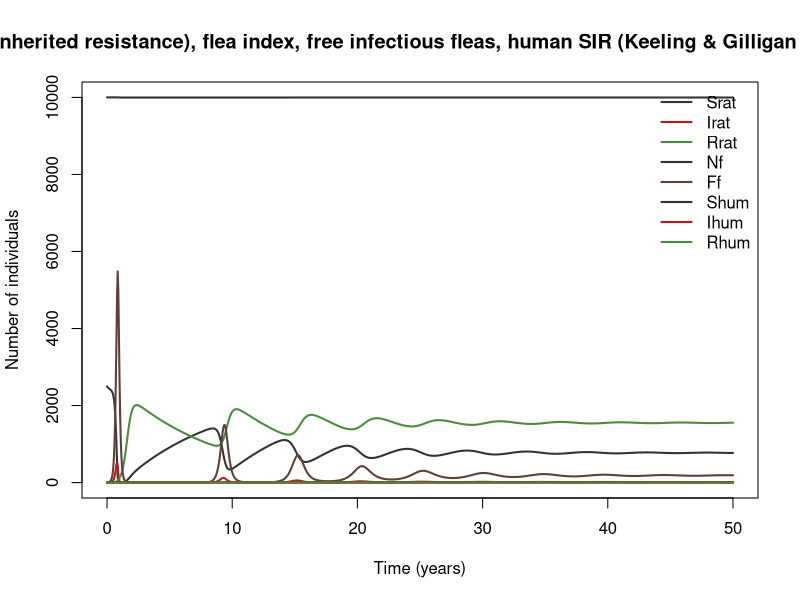

The R source for this figure:
## Bubonic plague: rats (SIR with inherited resistance), flea index, free infectious fleas, human SIR (Keeling & Gilligan 2000) [STRUCTURE-FROM-RECALL]
## Bubonic plague (Yersinia pestis), Rattus rattus – Xenopsylla cheopis – humans; historical Europe.
## Parameter values: 0 of 15 checked against the source; the rest are recalled or illustrative.
## Reference: Keeling MJ, Gilligan CA (2000). Metapopulation dynamics of bubonic plague. Nature 407:903–906. https://doi.org/10.1038/35038073 ; and Keeling MJ, Gilligan CA (2000) Bubonic plague: a metapopulation model of a zoonosis. Proc R Soc B 267:2219–2230,…
## Source: https://doi.org/10.1038/35038073
##
## Generated from a compartmental model diagram (model format v1).
## Regenerating from the same diagram always gives this exact file.
##
## Compartments: Srat, Irat, Rrat, Nf, Ff, Shum, Ihum, Rhum
## Flows (time unit: years):
##   (outside) -> Srat  : r_R * Srat
##   (outside) -> Srat  : r_R * (1 - p_inh) * Rrat
##   (outside) -> Rrat  : r_R * p_inh * Rrat
##   Srat -> (outside)  : (d_R + r_R * Nrat / K_R) * Srat
##   Rrat -> (outside)  : (d_R + r_R * Nrat / K_R) * Rrat
##   Srat -> Irat       : lam_rat * Srat
##   Irat -> Rrat       : m_R * g_R * Irat
##   Irat -> (outside)  : m_R * (1 - g_R) * Irat
##   Irat -> (outside)  : d_R * Irat
##   (outside) -> Nf    : r_F * Nf
##   Nf -> (outside)    : r_F * Nf / K_F * Nf
##   (outside) -> Ff    : (d_R + m_R * (1 - g_R)) * Irat * Nf
##   Ff -> (outside)    : d_F * Ff
##   (outside) -> Shum  : mu_hum * Nhum
##   Shum -> Ihum       : lam_hum * Shum
##   Ihum -> Rhum       : m_H * g_H * Ihum
##   Ihum -> (outside)  : m_H * (1 - g_H) * Ihum
##   Shum -> (outside)  : mu_hum * Shum
##   Ihum -> (outside)  : mu_hum * Ihum
##   Rhum -> (outside)  : mu_hum * Rhum

library(deSolve)

# ---- Time ------------------------------------------------------------
times <- seq(0, 50, by = 0.05)  # years

# ---- Parameters ------------------------------------------------------
parameters <- c(
  r_R = 5,        # rat birth rate (1/yr)
  p_inh = 0.975,  # probability offspring of resistant rats inherit resistance
  K_R = 2500,     # rat carrying capacity (rats)
  d_R = 0.2,      # rat natural death (1/yr)
  bet_R = 4.7,    # rat infection rate per free flea (1/yr)
  a_s = 0.004,    # flea searching efficiency (1/rat)
  m_R = 20,       # rat infectious-period rate (≈18 d) (1/yr)
  g_R = 0.02,     # probability an infected rat survives and becomes resistant
  r_F = 20,       # flea growth rate on rats (1/yr)
  K_F = 6.57,     # flea carrying capacity per rat (fleas/rat)
  d_F = 10,       # death rate of free fleas (1/yr)
  bet_H = 0.01,   # value taken from the notes text [recalled]
  mu_hum = 0.02,  # value taken from the notes text [recalled]
  m_H = 26,       # value taken from the notes text [recalled]
  g_H = 0.4       # value taken from the notes text [recalled]
)

# ---- Initial conditions ----------------------------------------------
state <- c(
  Srat = 2499,   # susceptible rats
  Irat = 1,      # infected rats
  Rrat = 0,      # resistant rats
  Nf = 6.57,     # mean fleas per rat (flea index; not a head count)
  Ff = 0,        # free infectious fleas (searching)
  Shum = 10000,  # susceptible humans
  Ihum = 0,      # infected humans
  Rhum = 0       # recovered humans
)

# ---- Model equations -------------------------------------------------
plague_keeling_gilligan2000_model <- function(t, state, parameters) {
  with(as.list(c(state, parameters)), {
    # Total population
    N <- Shum + Ihum + Rhum

    # Derived quantities
    Nrat <- Srat + Irat + Rrat
    Nhum <- Shum + Ihum + Rhum
    lam_rat <- bet_R * Ff * (1 - exp(-a_s * Nrat)) / Nrat  # rat force of infection: fleas that find rats infect them
    fleas_to_humans <- Ff * exp(-a_s * Nrat)               # free fleas that fail to find a rat and land on humans (K&G's human force of infection)
    lam_hum <- bet_H * fleas_to_humans / Nhum              # human force of infection

    # Rates of change
    dSrat <- r_R * Srat + r_R * (1 - p_inh) * Rrat - (d_R + r_R * Nrat / K_R) * Srat - lam_rat * Srat
    dIrat <- lam_rat * Srat - m_R * g_R * Irat - m_R * (1 - g_R) * Irat - d_R * Irat
    dRrat <- r_R * p_inh * Rrat - (d_R + r_R * Nrat / K_R) * Rrat + m_R * g_R * Irat
    dNf <- r_F * Nf - r_F * Nf / K_F * Nf
    dFf <- (d_R + m_R * (1 - g_R)) * Irat * Nf - d_F * Ff
    dShum <- mu_hum * Nhum - lam_hum * Shum - mu_hum * Shum
    dIhum <- lam_hum * Shum - m_H * g_H * Ihum - m_H * (1 - g_H) * Ihum - mu_hum * Ihum
    dRhum <- m_H * g_H * Ihum - mu_hum * Rhum

    list(c(dSrat, dIrat, dRrat, dNf, dFf, dShum, dIhum, dRhum))
  })
}

# ---- Solve -----------------------------------------------------------
out <- ode(y = state, times = times, func = plague_keeling_gilligan2000_model, parms = parameters)
out <- as.data.frame(out)

# ---- Plot ------------------------------------------------------------
compartment_cols <- c(Srat = "#333333", Irat = "#B71C1C", Rrat = "#4E8A3E", Nf = "#333333", Ff = "#5D4037", Shum = "#333333", Ihum = "#B71C1C", Rhum = "#4E8A3E")
matplot(out$time, out[, names(compartment_cols)], type = "l", lty = 1, lwd = 2,
        col = compartment_cols, xlab = "Time (years)", ylab = "Number of individuals",
        main = "Bubonic plague: rats (SIR with inherited resistance), flea index, free infectious fleas, human SIR (Keeling & Gilligan 2000) [STRUCTURE-FROM-RECALL]")
legend("topright", legend = names(compartment_cols), col = compartment_cols,
       lty = 1, lwd = 2, bty = "n")
